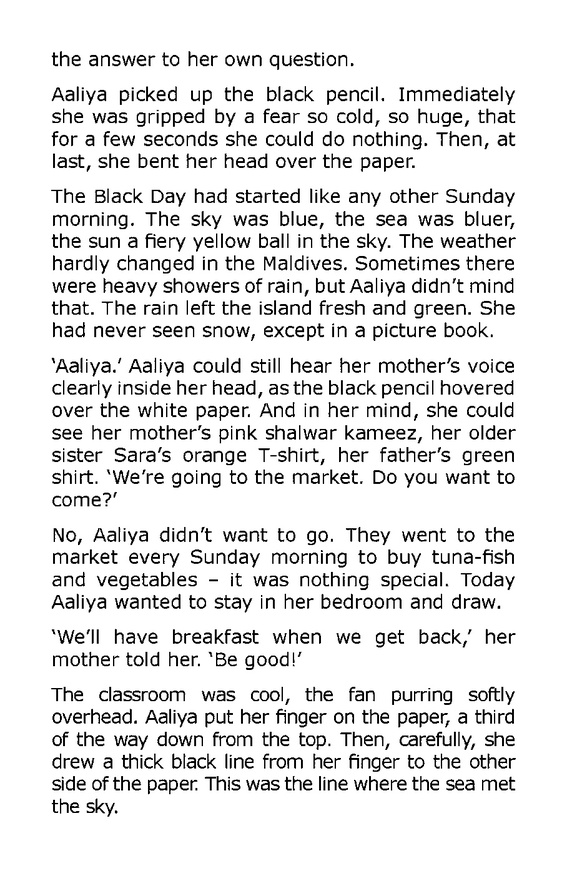
#> input picture Code/110928.jpg, 567 x 876 px, shrunk from 908 x 1403 before the run
$ python ocr.py
#> lines starting #> are read from the running program, lines starting #| are printed output that depends on the picture; after the words box and inside, x2 and y2 are one past the last pixel; in counts of white or black regions, pixels touching at a corner belong together
# import the necessary packages
from PIL import Image
import pytesseract
import argparse
import cv2
import os
image = cv2.imread('110928.jpg')
#> image is the input picture: shape (876, 567, 3); min 0, max 255, mean 228.9
gray = cv2.cvtColor(image, cv2.COLOR_BGR2GRAY)
gray = cv2.threshold(gray, 0, 255,
		cv2.THRESH_BINARY | cv2.THRESH_OTSU)[1]
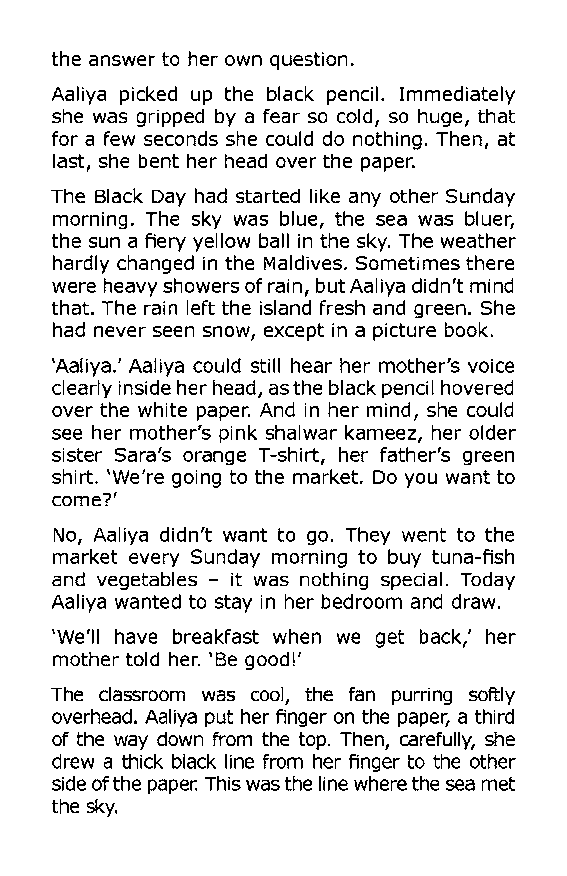
#> gray: shape (876, 567); 89.2% white; black in thin lines or dots, all inside (x1, y1, x2, y2) = (51, 51, 516, 817)
filename = "{}.jpg".format(os.getpid())
cv2.imwrite(filename, gray)
pytesseract.pytesseract.tesseract_cmd = 'C:/Program Files/Tesseract-OCR/tesseract.exe'

#> (the run stopped early here; a loop or call above may not have finished)
